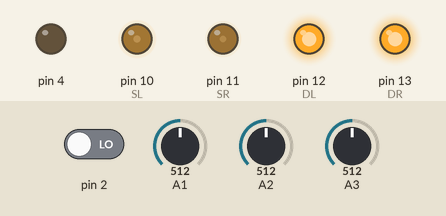
This sketch was run on a simulated Arduino Uno, built with avr-gcc and run on an emulated ATmega328P. Parts: output pins drawn as LEDs (lit = HIGH). The inputs (shaded band) are chosen by the test bench; at power-on: A1 = 512, A3 = 512, A2 = 512, pin 2 LOW.

Above: at 1.2 s.
1.3 s: A1 set to 716
At 2.5 s:
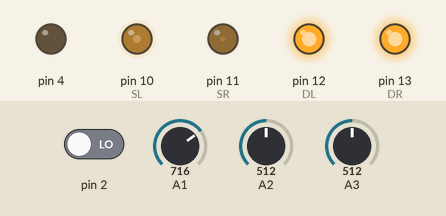
2.8 s: A3 set to 122
At 3.7 s:
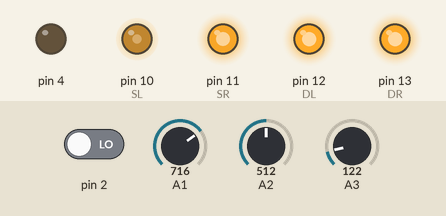
4.3 s: A2 set to 939
5.8 s: A2 set to 957
At 7.0 s:
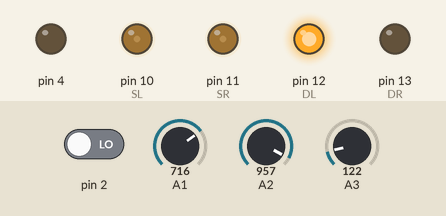
7.3 s: A2 set to 940
At 8.4 s:
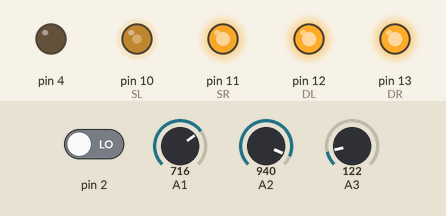
8.9 s: A1 set to 900
At 9.5 s:
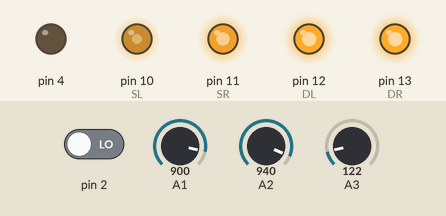
Timing chart, 0 to 11.4 s (numbered marks = the images above; inputs shaded):
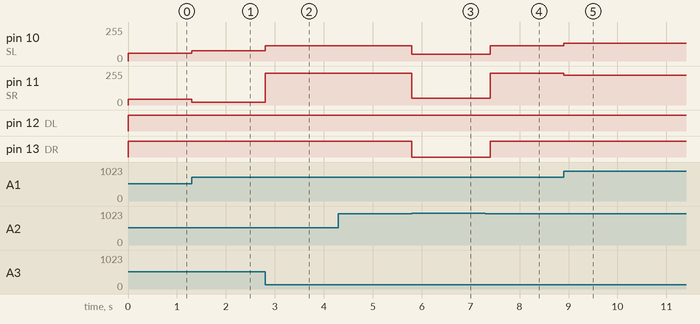

Measured:
- the behaviour switches between 950 and 951 on A2 (found by bisection; images 2 and 3)
- after the input at 1.3 s, pin 10 (SL): 57/255 → 77/255 at once; pin 11 (SR): 43/255 → 22/255 at once
- after the input at 2.8 s, pin 10 (SL): 77/255 → 116/255 at once; pin 11 (SR): 22/255 → 240/255 at once
- after the input at 4.3 s, every drawn part: stays the same
- after the input at 5.8 s, pin 10 (SL): 116/255 → 50/255 at once; pin 11 (SR): 240/255 → 50/255 at once; pin 13 (DR): HIGH → LOW at once
- after the input at 7.3 s, pin 10 (SL): 50/255 → 116/255 after 0.10 s; pin 11 (SR): 50/255 → 240/255 after 0.10 s; pin 13 (DR): LOW → HIGH after 0.10 s
- after the input at 8.9 s, pin 10 (SL): 116/255 → 134/255 at once; pin 11 (SR): 240/255 → 222/255 at once

The sketch:

lager_v1.0.ino
```cpp
#define SR     11
#define DR     13
#define SL     10
#define DL     12

float M = 50;
float e = 0;
long int p = 0;

void setup() {
  Serial.begin(115200);
  pinMode (13, OUTPUT);
  pinMode (4 , OUTPUT);
  pinMode (DR, OUTPUT);
  pinMode (DL, OUTPUT);
  //zum();
  while (digitalRead(2) == 1) { delay(10); }
  //zum();
  //linia();
}

void loop() {
  //test_d();
  //test_e();
  linia();
}

void linia() {
 // while (((abs(e) > 1))) { // || ((analogRead(A2)) < 950)) {
    e = ((analogRead(A1)) - (analogRead(A3)) + 70)*(M/500);
    //Serial.println(e);
    digitalWrite(DL, 1);
    analogWrite (SL, M + e);
    digitalWrite(DR, 1);
    analogWrite (SR, M - e);
    if ((analogRead(A2)) > 950) {
      //digitalWrite(4, 1);
      if (e < 0) {
        while ((analogRead(A2)) > 950) {
          digitalWrite(DL, 0);
          analogWrite (SL, 50);
          digitalWrite(DR, 1);
          analogWrite (SR, 50);
        }
      }
      else {
        while ((analogRead(A2)) > 950) {
          digitalWrite(DL, 1);
          analogWrite (SL, 50);
          digitalWrite(DR, 0);
          analogWrite (SR, 50);
        }
      }
      delay(100);
    }
  }
  //analogWrite (SL, 0);
  //analogWrite (SR, 0);
//}

void test_d() {
  Serial.print(analogRead(A1));
  Serial.print("   ");
  Serial.print(analogRead(A2));
  Serial.print("   ");
  Serial.println(analogRead(A3));
  delay(100);
}

void test_e() {
  e = ((analogRead(A1)) - (analogRead(A3)) + 70);
  Serial.print(e);
  Serial.print("   ");
  e = e*(M/500);
  Serial.println(e);
  delay(100);
}

void zum() {
  digitalWrite(4, 1);
  delay(100);
  digitalWrite(4, 0);
  delay(100);
  digitalWrite(4, 1);
  delay(100);
  digitalWrite(4, 0);
  delay(100);
}
```
